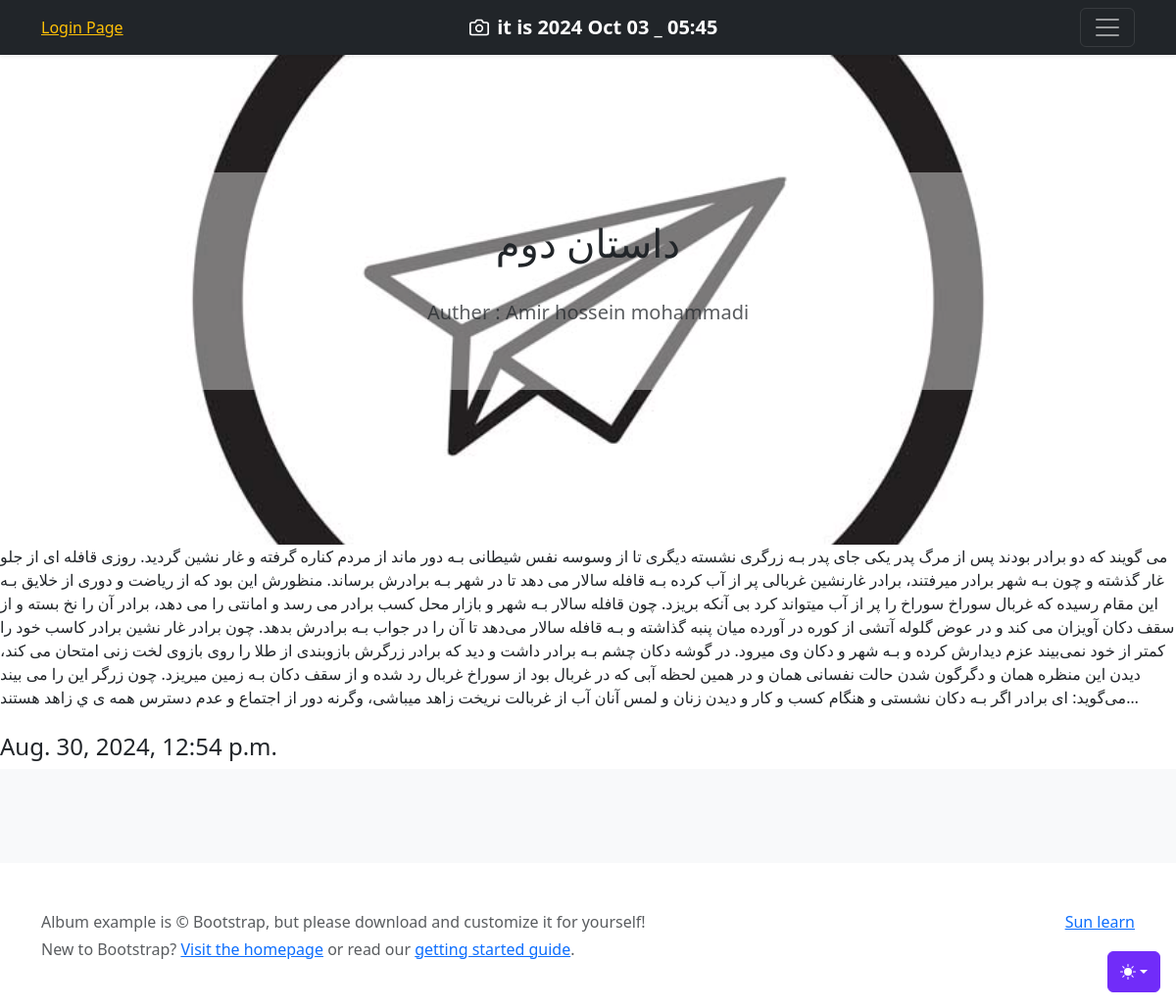
Before: /detail/2 with the older database file.
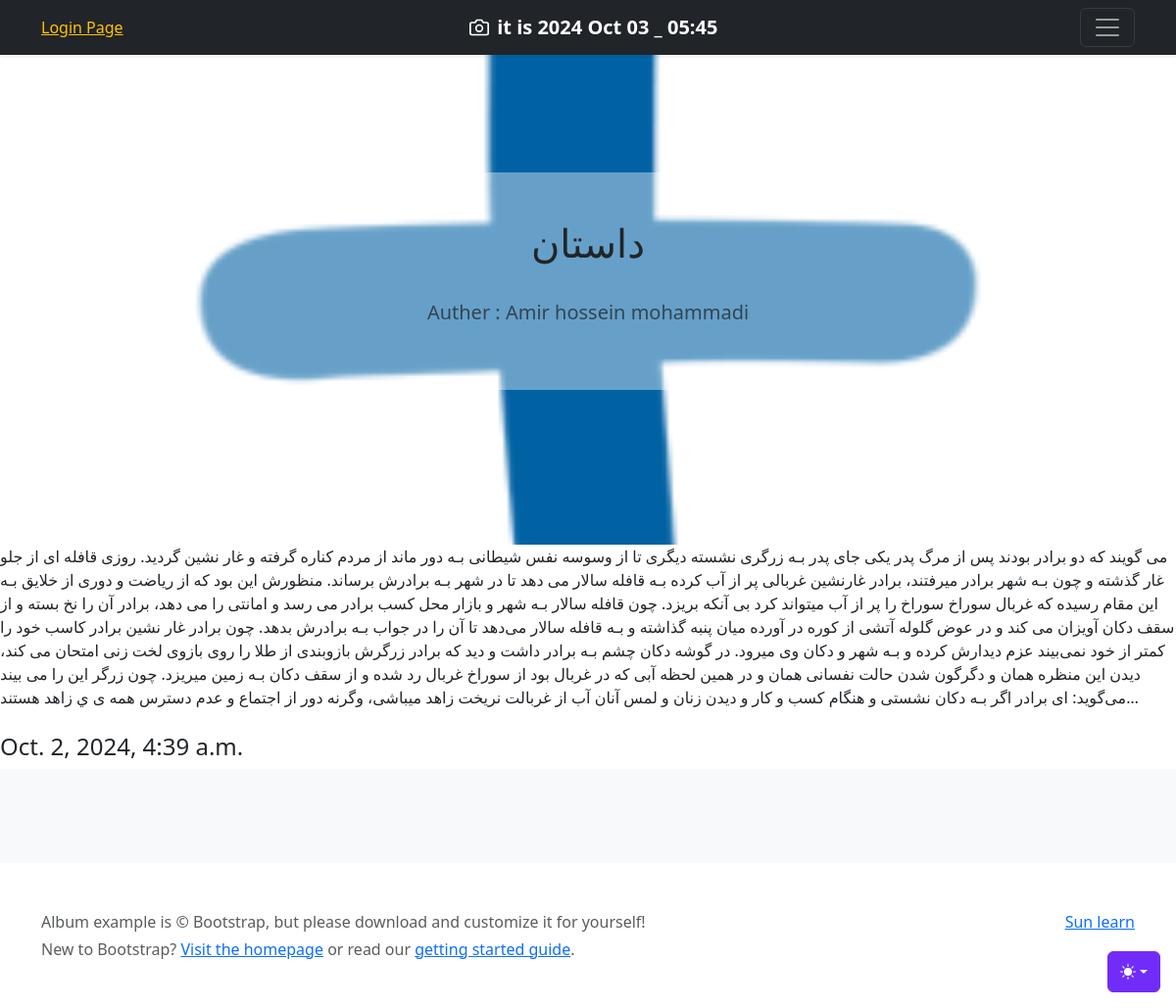
After: the same page with the newer database file.
### Home/models.py (models this page shows, shortened)
class Article(models.Model):
    title = models.CharField(max_length=100) # , null=True, blank=True
    text = models.TextField(help_text="Enter your article text.")
    pub_date = models.DateTimeField(auto_now_add=True)
    updated_date = models.DateTimeField(auto_now=True)
    is_show = models.BooleanField(default=True)
    image = models.ImageField(upload_to="Home/image_article/")
    auther = models.ForeignKey(User, on_delete=models.CASCADE) # این باعث میشه که فقط فردی از بین کاربران ثبت نام شده در این سایت رو بشه به عنوان نویسنده انتخاب کرد

### Home/views.py (the view)
# urls.py: path('detail/<int:article_id>', views.detail, name='detail'),
def detail(request, article_id):
    article = get_object_or_404(Article, id=article_id)
    return render(request, 'Home/detail.html', {'article':article})

### Home/templates/Home/detail.html (shortened to what this page needs)
{% extends 'base/base.html' %}
{% block body %}
<section class="py-5 text-center container" style="background-image: url('{{ article.image.url }}'); background-size: cover; background-position: center; padding: 20px; border-radius: 10px; height: 500px;">
    <br><br><br>
    <div class="row py-lg-5" style="background-color: rgba(255, 255, 255, 0.4); padding: 20px; border-radius: 10px;">
     <div class="col-lg-6 col-md-8 mx-auto">
       <h1 class="fw-normal">{{ article.title }}</h1><br>
       <p class="lead text-body-secondary">Auther : {{ article.auther.get_full_name }}</p>
     </div>
    </div>
</section>
        <article>{{ article.text }}</article>
        <br>
        <h4>{{ article.updated_date }}</h4>
        <div>
{% endblock %}

Changed rows visible on the page:
changed Article "Amir hossein mohammadi": image: a different picture; title "داستان دوم" → "داستان"; updated_date "Aug. 30, 2024, 12:54 p.m." → "Oct. 2, 2024, 4:39 a.m."
